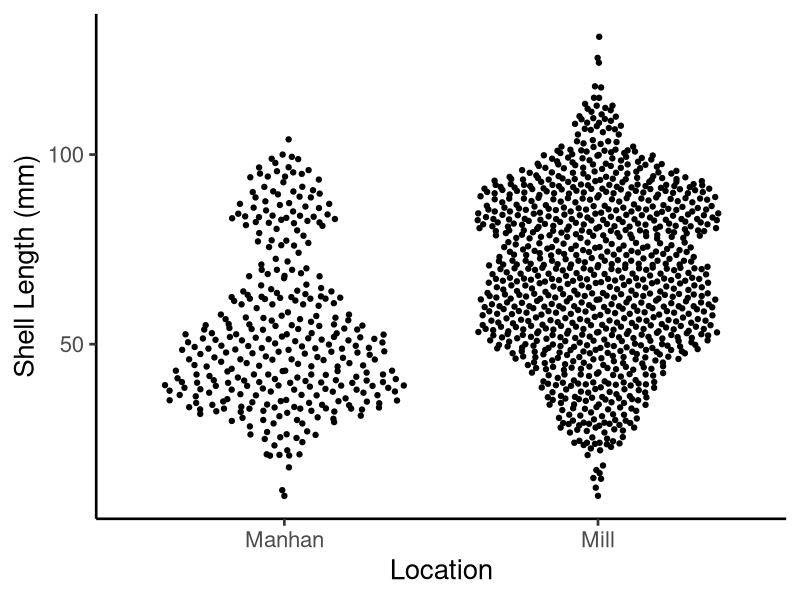

Recreate this plot in R.
# load the necessary packages
library(ggplot2) # for graphing
library(ggbeeswarm) # for jittering the data

# import the data
mussels <- read.csv("data/mussels.csv")

# simple graph with jittered points
ggplot(                          # ggplot function makes the plot
  data=mussels,                  # give the name of the data to use here
  aes(x=location, y=length)) +   # aes = aesthetics, define x and y variables here
  geom_quasirandom() +           # jitters the points to show the distribution
  ylab("Shell Length (mm)") +    # adds a custom label for the y-axis
  xlab("Location") +             # adds a custom label for the x-axis
  theme_classic(base_size=20)    # uses theme to format (removes gray background)
                                 # the base_size=20 part sets the font size to 20pts
